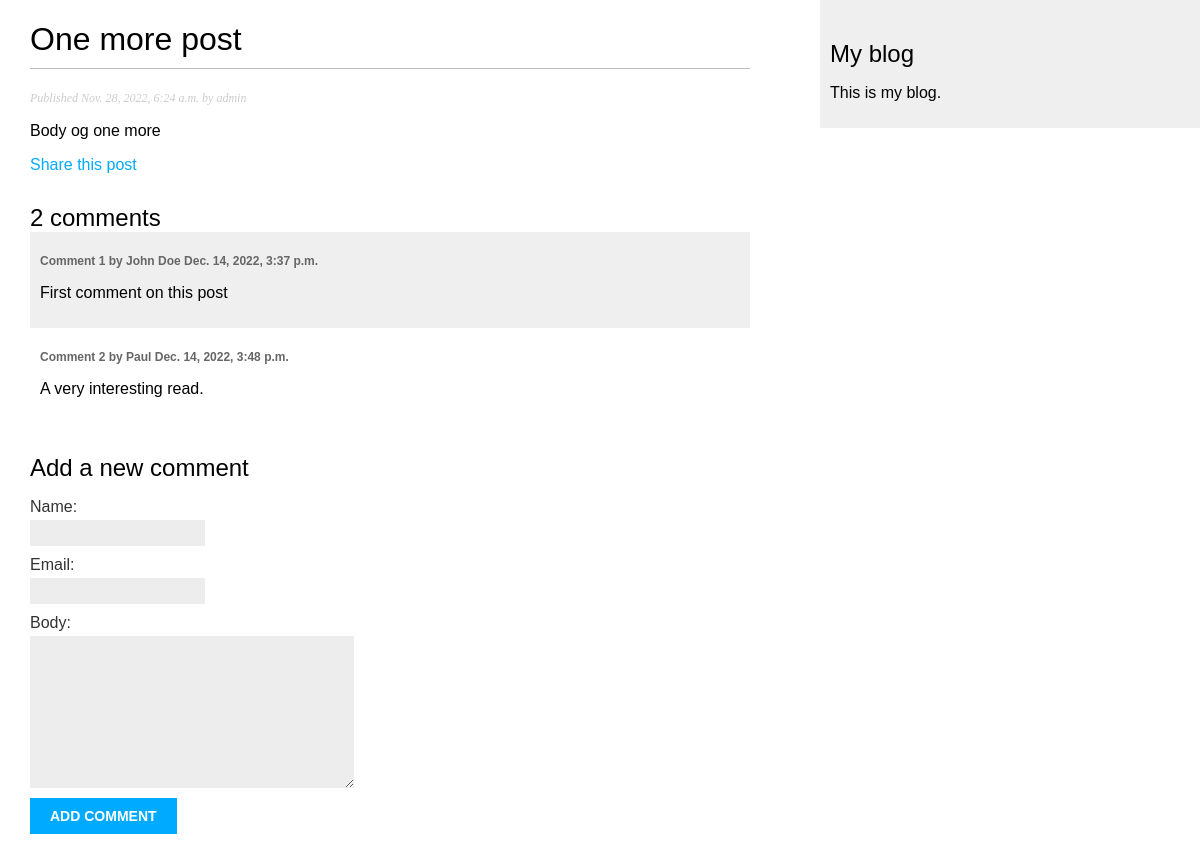
Page /blog/2022/11/28/one-more-post/ on the committed database.
### blog/models.py (models this page shows, shortened)
class Post(models.Model):
    STATUS_CHOICES = (
        ('draft', 'Draft'),
        ('published', 'Published'),
    )
    title = models.CharField(max_length=250)
    slug = models.SlugField(max_length=250, unique_for_date='publish')
    author = models.ForeignKey(User, on_delete=models.CASCADE, related_name='blog_posts')
    body = models.TextField()
    publish = models.DateTimeField(default=timezone.now)
    created = models.DateTimeField(auto_now_add=True)
    updated = models.DateTimeField(auto_now=True)
    status = models.CharField(max_length=10, choices=STATUS_CHOICES, default='draft')
    objects = models.Manager() #The default manager
    published = PublishedManager() #my custom manager
    tags = TaggableManager()
    class Meta:
        ordering = ('-publish',)

class Comment(models.Model):
    post = models.ForeignKey(Post,
                            on_delete=models.CASCADE,
                            related_name='comments')
    name = models.CharField(max_length=80)
    email = models.EmailField()
    body = models.TextField()
    created = models.DateTimeField(auto_now_add=True)
    updated = models.DateTimeField(auto_now=True)
    active = models.BooleanField(default=True)
    class Meta:
        ordering = ('created',)

### blog/views.py (the view)
# urls.py: path('<int:year>/<int:month>/<int:day>/<slug:post>/', views.post_detail, name='post_detail'),
def post_detail(request, year, month, day, post):
    post = get_object_or_404(Post, slug=post,
                                status='published',
                                publish__year = year,
                                publish__month = month,
                                publish__day = day)
    comments = post.comments.filter(active=True)
    new_comment = None
    if request.method == 'POST':
        comment_form = CommentForm(data=request.POST)
        if comment_form.is_valid():
            new_comment = comment_form.save(commit=False)
            new_comment.post = post
            new_comment.save()
    else:
        comment_form = CommentForm()
    return render(request,
                'blog/post/detail.html',
                {'post': post,
                'comments': comments,
                'new_comment': new_comment,
                'comment_form': comment_form })

### blog/forms.py
class CommentForm(forms.ModelForm):
    class Meta:
        model = Comment
        fields = ('name', 'email', 'body')

### blog/templates/blog/post/detail.html (shortened to what this page needs)
{% extends "blog/base.html" %}
{% block content %}
<h1>{{ post.title }}</h1>
<p class="date">
Published {{ post.publish }} by {{ post.author }}
</p>
{{ post.body|linebreaks }}
<p>
    <a href="{% url "blog:post_share" post.id %}">
        Share this post
    </a>
</p>
{% with comments.count as total_comments %}
<h2>
{{ total_comments }} comment{{ total_comments|pluralize }}
</h2>
{% endwith %}
{% for comment in comments %}
    <div class="comment">
    <p class="info">
    Comment {{ forloop.counter }} by {{ comment.name }}
    {{ comment.created }}
    </p>
    {{ comment.body|linebreaks }}
    </div>
    {% empty %}
    <p>There are no comments yet.</p>
{% endfor %}
{% if new_comment %}
    <h2>Your comment has been added.</h2>
{% else %}
    <h2>Add a new comment</h2>
    <form method="post">
        {{ comment_form.as_p }}
        <p><input type="submit" value="Add comment"></p>
    </form>
{% endif %}
{% endblock %}

### blog/static/css/blog.css (style rules this page uses)
body { margin:0; padding:0; font-family:helvetica, sans-serif; }
a { color:#00abff; text-decoration:none; }
h1 { font-weight:normal; border-bottom:1px solid #bbb; padding:0 0 10px 0; }
h2 { font-weight:normal; margin:30px 0 0; }
p.date { color:#ccc; font-family: georgia, serif; font-size: 12px; font-style: italic; }
label { float:left; clear:both; color:#333; margin-bottom:4px; }
input, textarea { clear:both; float:left; margin:0 0 10px; background:#ededed; border:0; padding:6px 10px; font-size:12px; }
input[type=submit] { font-weight:bold; background:#00abff; color:#fff; padding:10px 20px; font-size:14px; text-transform:uppercase; }
.comment { padding:10px; }
.comment:nth-child(even) { background:#efefef; }
.comment .info { font-weight:bold; font-size:12px; color:#666; }

### rows in the picture
Post: title "One more post", publish "Nov. 28, 2022, 6:24 a.m.", author "admin", body "Body og one more"
Comment: name "John Doe", created "Dec. 14, 2022, 3:37 p.m.", body "First comment on this post"
Comment: name "Paul", created "Dec. 14, 2022, 3:48 p.m.", body "A very interesting read."

### other values in the picture
{{ total_comments }} "2"
